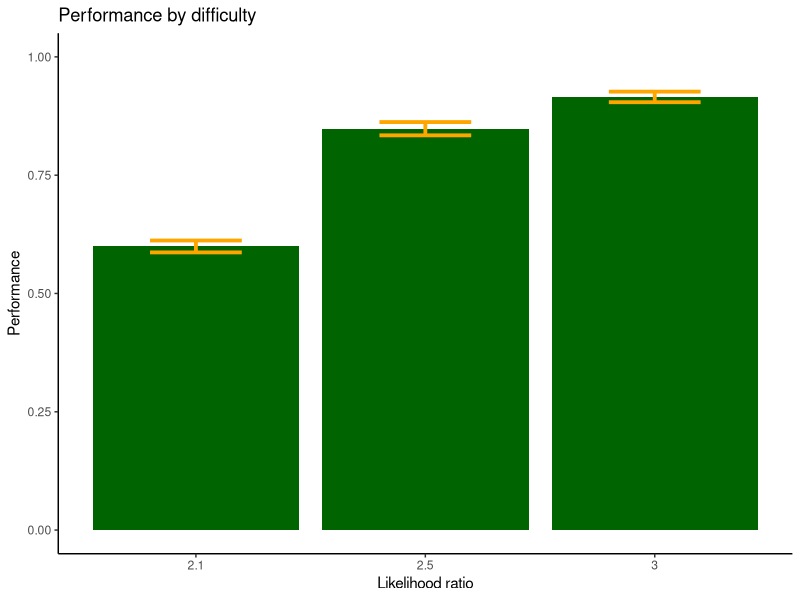
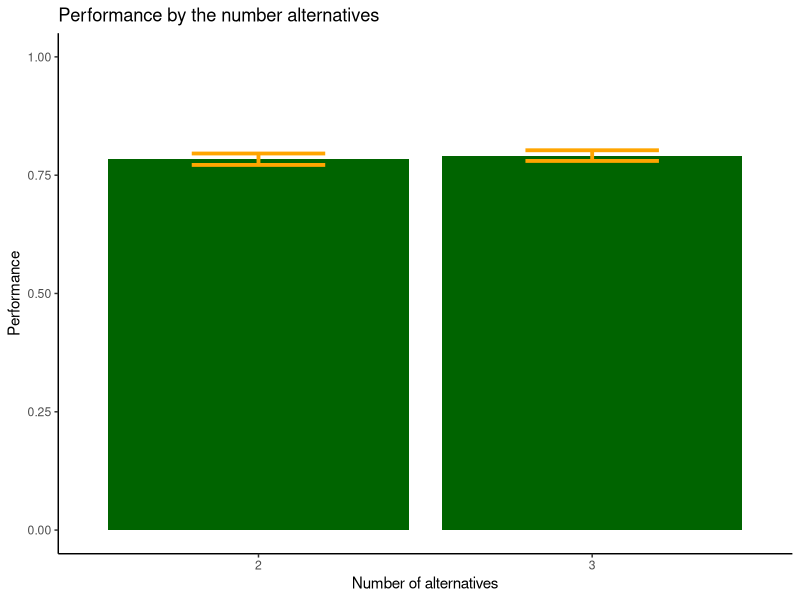
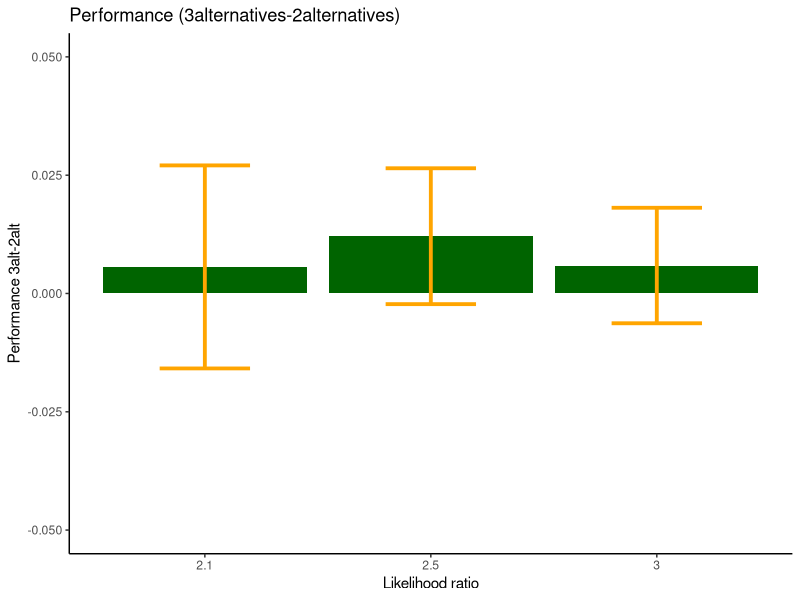

Here is the R script that generated these plots, in order:
library(tidyverse)

# -------------------------------------------------------------------------------------------------

data <- read.csv2('data_experiment3.csv')
data$Correct = as.logical(data$Correct)
data <- as_tibble(data)

# ----------------------------------------------------------------------------------------------------

####---- performance by difficulty ----####

data %>%
  group_by(Nsujeto, distance_ratio) %>%  
  summarize(perf = mean(binary_correct)) %>% 
  ggplot(aes(x=as.factor(distance_ratio),
             y=perf))+
  stat_summary(fun.data = mean_se,
               geom='bar', fill='darkgreen')+
  stat_summary(fun.data = mean_se,
               geom='errorbar', color='orange', width=0.4, size=1.3)+
  ylim(c(0,1))+
  xlab('Likelihood ratio')+
  ylab('Performance')+
  ggtitle('Performance by difficulty')+
  theme_classic()


####---- performance by amount of alternatives ----####

data %>%
  group_by(Nsujeto, Nalternativas) %>%
  summarize(perf=mean(binary_correct)) %>%
  ggplot(aes(x=as.factor(Nalternativas),
             y=perf))+
  stat_summary(fun.data = mean_se,
               geom='bar', fill='darkgreen')+
  stat_summary(fun.data = mean_se,
               geom='errorbar', color='orange', width=0.4, size=1.3)+
  ylim(c(0,1))+
  xlab('Number of alternatives')+
  ylab('Performance')+
  ggtitle('Performance by the number alternatives')+
  theme_classic()
           
####---- performance 3alternatives - 2alternatives ----####
  
levels <- sort(unique(data$distance_ratio), decreasing = T)
nsubj  <- max(data$Nsujeto)
perf_data <- matrix(NA, nsubj, 3) # 3 levels of difficulty

for(i in 1:nsubj){
  subj <- data[data$Nsujeto==i,]
  temp <- c()
  
  for(j in levels){
    indx3 <- which(subj$distance_ratio==j & subj$Nalternativas==3)
    indx2 <-  which(subj$distance_ratio==j & subj$Nalternativas==2)
    temp <- c(temp, mean(subj[indx3,]$binary_correct)-mean(subj[indx2,]$binary_correct))
  }

  perf_data[i,] <- temp
  
}

# standard error of mean 
level1 <- mean_se(perf_data[,1])
level2 <- mean_se(perf_data[,2])
level3 <- mean_se(perf_data[,3])

# plot
graphdata <- data.frame(names = levels, 
                        values = colMeans(perf_data))

graphdata %>%
  ggplot(aes(x=as.factor(levels),y=values))+
  geom_col(fill='darkgreen')+
  geom_errorbar(aes(x=as.factor(levels), ymin=c(level1$ymin, level2$ymin, level3$ymin),
                    ymax=c(level1$ymax,level2$ymax,level3$ymax)), width=0.4, 
                size=1.3, color='orange')+
  ylim(c(-0.05, 0.05))+
  ggtitle('Performance (3alternatives-2alternatives)')+
  ylab('Performance 3alt-2alt')+
  xlab('Likelihood ratio')+
  theme_classic()
  
